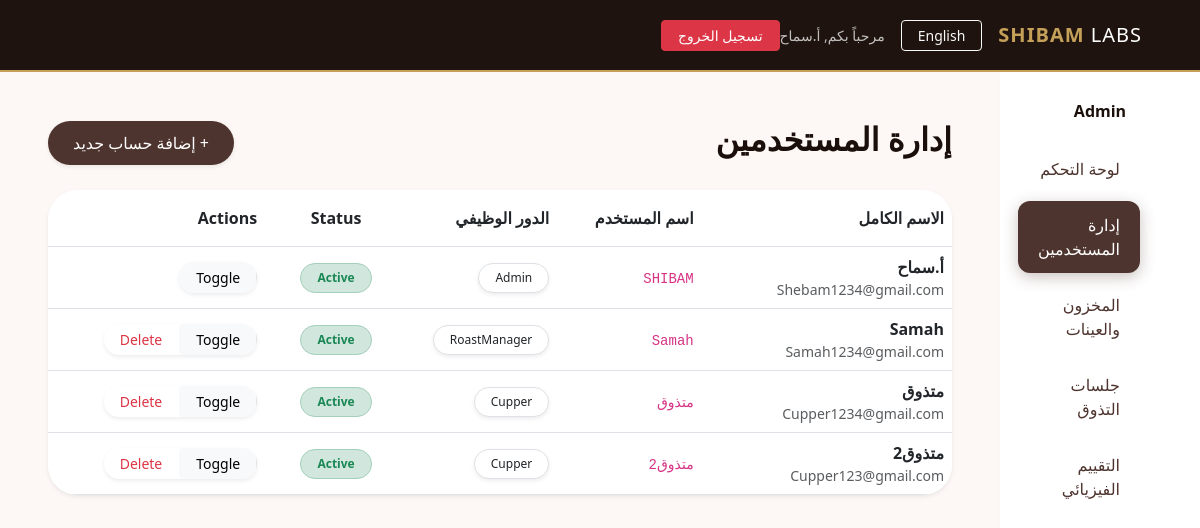
The page /admin/users (signed in) on the database its author committed.
### models.py (models this page shows)
class User(db.Model, UserMixin):
    id = db.Column(db.Integer, primary_key=True)
    username = db.Column(db.String(50), unique=True, nullable=False)
    email = db.Column(db.String(120), unique=True, nullable=False)
    password_hash = db.Column(db.String(128), nullable=False)
    full_name = db.Column(db.String(100))
    role = db.Column(db.String(20), nullable=False) # Admin, RoastManager, Cupper
    is_active = db.Column(db.Boolean, default=True)

### app.py (the view)
@app.route('/admin/users')
@login_required
def admin_users():
    if current_user.role != 'Admin': return "Access Denied", 403
    users = User.query.all()
    return render_template('admin_users.html', users=users, t=get_translations(session['lang']))

### app.py (called while the page is built)
@login_manager.user_loader
def load_user(user_id):
    return User.query.get(int(user_id))

@app.before_request
def set_lang():
    if 'lang' not in session:
        session['lang'] = 'ar'

### templates/admin_users.html (shortened to what this page needs)
{% extends "layout.html" %}
{% block content %}
<div class="d-flex justify-content-between align-items-center mb-4">
    <h2 class="fw-bold">{{ t.manage_users if t.manage_users else 'User Management' }}</h2>
    <a href="{{ url_for('register') }}" class="btn btn-coffee rounded-pill shadow-sm">
        + {{ t.add_user if t.add_user else 'Add New User' }}
    </a>
</div>
<div class="card border-0 shadow-sm" style="border-radius: 30px; overflow: hidden;">
    <div class="table-responsive">
        <table class="table table-hover align-middle mb-0">
            <thead class="bg-light">
                <tr>
                    <th class="ps-4 py-3">{{ t.full_name }}</th>
                    <th class="py-3">{{ t.username }}</th>
                    <th class="py-3">{{ t.role }}</th>
                    <th class="py-3 text-center">Status</th>
                    <th class="pe-4 py-3 text-end">Actions</th>
                </tr>
            </thead>
            <tbody>
                {% for user in users %}
                <tr>
                    <td class="ps-4">
                        <div class="fw-bold">{{ user.full_name }}</div>
                        <div class="small text-muted">{{ user.email }}</div>
                    </td>
                    <td><code>{{ user.username }}</code></td>
                    <td>
                        <span class="badge border text-dark fw-normal px-3 py-2 rounded-pill shadow-sm bg-white">
                            {{ user.role }}
                        </span>
                    </td>
                    <td class="text-center">
                        {% if user.is_active %}
                        <span
                            class="badge bg-success-subtle text-success border border-success-subtle px-3 py-2 rounded-pill">Active</span>
                        {% else %}
                        <span
                            class="badge bg-danger-subtle text-danger border border-danger-subtle px-3 py-2 rounded-pill">Deactivated</span>
                        {% endif %}
                    </td>
                    <td class="pe-4 text-end">
                        <div class="btn-group shadow-sm rounded-pill overflow-hidden">
                            <a href="{{ url_for('toggle_user', id=user.id) }}"
                                class="btn btn-sm btn-light border-end px-3" title="Toggle Active">
                                Toggle
                            </a>
                            {% if user.id != current_user.id %}
                            <a href="{{ url_for('delete_user', id=user.id) }}"
                                class="btn btn-sm btn-white text-danger px-3"
                                onclick="return confirm('Delete this user?')" title="Delete">
                                Delete
                            </a>
                            {% endif %}
                        </div>
                    </td>
                </tr>
                {% endfor %}
            </tbody>
        </table>
    </div>
</div>
{% endblock %}

### templates/layout.html (shortened to what this page needs)
<!DOCTYPE html>
<html lang="{{ session.get('lang', 'ar') }}" dir="{{ t.dir }}">
<head>
    <link href="https://cdn.jsdelivr.net/npm/bootstrap@5.3.0/dist/css/bootstrap.min.css" rel="stylesheet">
</head>
<body>
    <nav class="navbar navbar-expand-lg sticky-top">
        <div class="container">
            <a class="navbar-brand" href="/">SHIBAM <span style="color:white; font-weight:300;">LABS</span></a>
            <div class="ms-auto d-flex align-items-center">
                <a href="{{ url_for('toggle_lang') }}" class="btn btn-outline-light btn-sm me-3 px-3">{{ t.lang_toggle
                    }}</a>
                {% if current_user.is_authenticated %}
                <span class="text-light opacity-75 small me-3">{{ t.welcome }}, {{ current_user.full_name }}</span>
                <a href="{{ url_for('logout') }}" class="btn btn-sm btn-danger px-3">{{ t.logout }}</a>
                {% endif %}
            </div>
        </div>
    </nav>
    <div class="container-fluid">
        <div class="row">
            {% if current_user.is_authenticated %}
            <div class="col-md-2 d-none d-md-block sidebar">
                <div class="mb-4 text-center">
                    <h6 class="fw-bold">{{ current_user.role }}</h6>
                </div>
                <ul class="nav nav-pills flex-column">
                    <li class="nav-item"><a class="nav-link {{ 'active' if request.endpoint == 'index' }}" href="/">{{
                            t.dashboard }}</a></li>
                    {% if current_user.role == 'Admin' %}
                    <li class="nav-item"><a class="nav-link {{ 'active' if request.endpoint == 'admin_users' }}"
                            href="{{ url_for('admin_users') }}">{{ t.manage_users if t.manage_users else 'Users'
                            }}</a></li>
                    <li class="nav-item"><a class="nav-link {{ 'active' if request.endpoint == 'admin_samples' }}"
                            href="{{ url_for('admin_samples') }}">{{ t.samples }}</a></li>
                    <li class="nav-item"><a class="nav-link {{ 'active' if request.endpoint == 'admin_sessions' }}"
                            href="{{ url_for('admin_sessions') }}">{{ t.sessions }}</a></li>
                    {% endif %}
                    {% if current_user.role in ['Admin', 'RoastManager'] %}
                    <li class="nav-item"><a class="nav-link {{ 'active' if request.endpoint == 'physical_grading' }}"
                            href="{{ url_for('physical_grading') }}">{{ t.physical }}</a></li>
                    {% endif %}
                </ul>
            </div>
            {% endif %}
            <div class="col-{% if current_user.is_authenticated %}md-10{% else %}12{% endif %} p-lg-5 p-4">
                {% block content %}{% endblock %}
            </div>
        </div>
    </div>
</body>
</html>

### templates/layout.html (style rules this page uses)
:root { --espresso: #1A0F0A; --roasted: #4E342E; --latte: #A67C52; --silk-cream: #FDF8F5; --gold-accent: #C5A059; --soft-shadow: 0 10px 30px rgba(0, 0, 0, 0.08); }
.navbar { background: rgba(26, 15, 10, 0.98) !important; backdrop-filter: blur(10px); padding: 15px 0; border-bottom: 2px solid var(--gold-accent); }
.navbar-brand { font-weight: 700; letter-spacing: 1px; color: var(--gold-accent) !important; }
.sidebar { background: white; min-height: calc(100vh - 75px); padding: 30px 20px; box-shadow: 4px 0 15px rgba(0, 0, 0, 0.02); }
.nav-pills .nav-link { color: var(--roasted); font-weight: 500; padding: 12px 20px; border-radius: 12px; margin-bottom: 8px; transition: 0.3s; }
.nav-pills .nav-link.active { background: var(--roasted) !important; box-shadow: 0 4px 15px rgba(78, 52, 46, 0.3); }
.card { border: none; border-radius: 20px; box-shadow: var(--soft-shadow); transition: transform 0.3s ease; }
.btn-coffee { background: var(--roasted); color: white; border-radius: 10px; padding: 10px 25px; border: none; font-weight: 500; }

### rows shown on the page
User: full_name "أ.سماح", role "Admin", email "Shebam1234@gmail.com", username "SHIBAM", is_active "Active"
User: full_name "Samah", email "Samah1234@gmail.com", username "Samah", role "RoastManager", is_active "Active"
User: full_name "متذوق", email "Cupper1234@gmail.com", username "متذوق", role "Cupper", is_active "Active"
User: full_name "متذوق2", email "Cupper123@gmail.com", username "متذوق2", role "Cupper", is_active "Active"

### other values the page prints
{{ t.lang_toggle }} "English"
{{ t.welcome }} "مرحباً بكم"
{{ t.logout }} "تسجيل الخروج"
{{ t.dashboard }} "لوحة التحكم"
{{ t.manage_users if t.manage_users else 'Users' }} "إدارة المستخدمين"
{{ t.samples }} "المخزون والعينات"
{{ t.sessions }} "جلسات التذوق"
{{ t.physical }} "التقييم الفيزيائي"
{{ t.manage_users if t.manage_users else 'User Management' }} "إدارة المستخدمين"
{{ t.add_user if t.add_user else 'Add New User' }} "إضافة حساب جديد"
{{ t.full_name }} "الاسم الكامل"
{{ t.username }} "اسم المستخدم"
{{ t.role }} "الدور الوظيفي"
